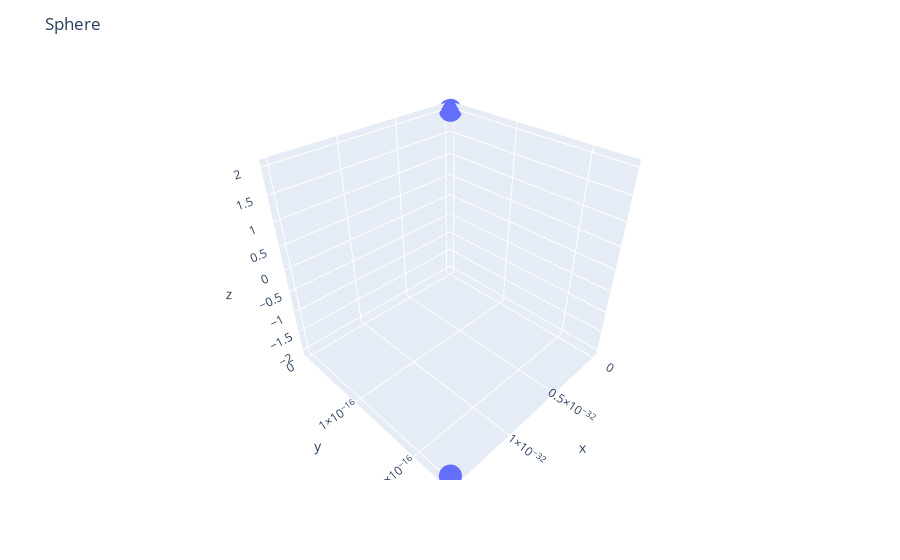
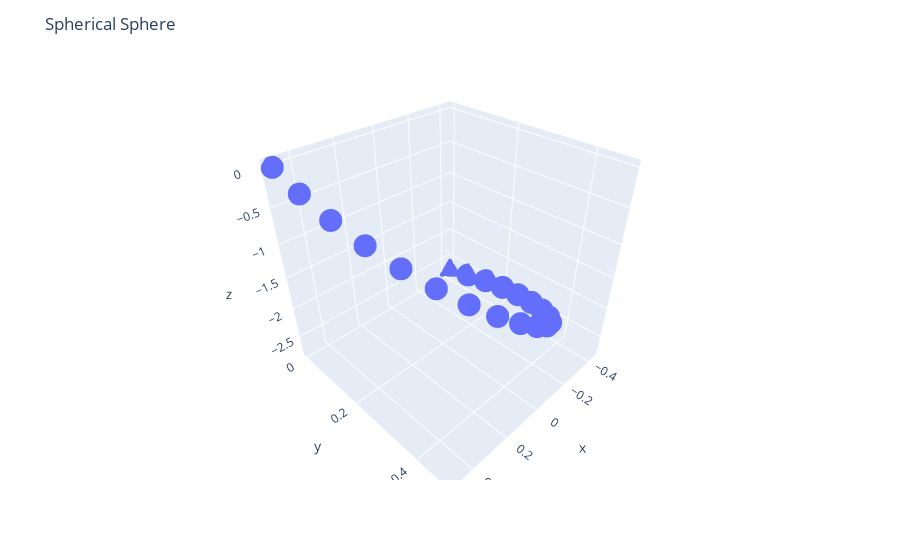

The notebook cell these images were saved under, in order:
### Code cell
Sphere(
    radius=2,
    num_points_theta = 1,
    num_points_phi =2,
    theta_min = math.pi/2,
    theta_max = math.pi/2, 
    phi_max = math.pi).plot()

SphericalSpiral(
    c = 3,
    a = 6,
    t_min = math.pi ,
    t_max= .000001 * math.pi,
    num_points=20).plot()

### Figure 1 — Plotly figure (JSON) as saved in the notebook; plotly's stock layout.template omitted (floating-point values rounded to 4 significant figures)
{"data": [{"hovertemplate": "x=%{x}<br>y=%{y}<br>z=%{z}<extra></extra>", "legendgroup": "", "marker": {"color": "#636efa", "symbol": "circle"}, "mode": "markers", "name": "", "scene": "scene", "showlegend": false, "type": "scatter3d", "x": [0, 1.5e-32], "y": [0, 2.449e-16], "z": [2, -2]}], "layout": {"legend": {"tracegroupgap": 0}, "margin": {"t": 60}, "scene": {"domain": {"x": [0, 1], "y": [0, 1]}, "xaxis": {"title": {"text": "x"}}, "yaxis": {"title": {"text": "y"}}, "zaxis": {"title": {"text": "z"}}}, "title": {"text": "Sphere"}}}

### Figure 2 — Plotly figure (JSON) as saved in the notebook; plotly's stock layout.template omitted (floating-point values rounded to 4 significant figures)
{"data": [{"hovertemplate": "x=%{x}<br>y=%{y}<br>z=%{z}<extra></extra>", "legendgroup": "", "marker": {"color": "#636efa", "symbol": "circle"}, "mode": "markers", "name": "", "scene": "scene", "showlegend": false, "type": "scatter3d", "x": [-0.4382, -0.437, -0.4234, -0.3978, -0.3604, -0.3122, -0.2543, -0.1883, -0.116, -0.0393, 0.03956, 0.1183, 0.1946, 0.2662, 0.331, 0.3869, 0.4323, 0.4658, 0.4863, 0.4932], "y": [5.366e-17, 0.07292, 0.1454, 0.2153, 0.2805, 0.3391, 0.3893, 0.4294, 0.4581, 0.4743, 0.4774, 0.4672, 0.4437, 0.4075, 0.3596, 0.3012, 0.234, 0.1599, 0.08115, 1.549e-06], "z": [-2.753, -2.637, -2.517, -2.393, -2.265, -2.134, -1.999, -1.861, -1.719, -1.574, -1.426, -1.275, -1.122, -0.9658, -0.8081, -0.6486, -0.4877, -0.3257, -0.163, -3.099e-06]}], "layout": {"legend": {"tracegroupgap": 0}, "margin": {"t": 60}, "scene": {"domain": {"x": [0, 1], "y": [0, 1]}, "xaxis": {"title": {"text": "x"}}, "yaxis": {"title": {"text": "y"}}, "zaxis": {"title": {"text": "z"}}}, "title": {"text": "Spherical Sphere"}}}
